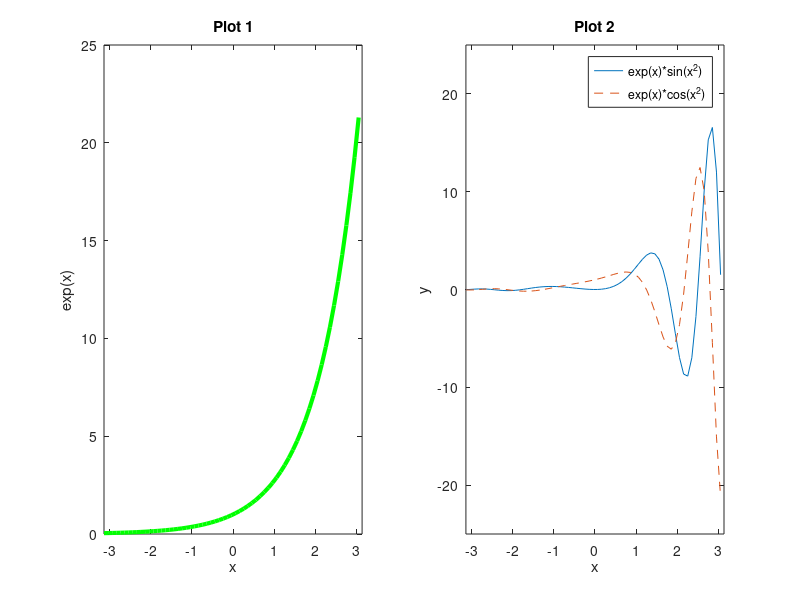

This figure's MATLAB source:
subplot( 1, 2, 1 );
x = -pi : 0.1 : pi ;

plot( x, exp(x), 'g', 'linewidth', 3 )
axis([ -pi pi 0 25 ])
title( 'Plot 1' )
xlabel ( 'x' )
ylabel ( 'exp(x)' )


subplot( 1,2,2 );

plot( x, exp(x).*sin(x.^2) );
axis([ -pi pi -25 25 ])

hold on;              			
plot (x, exp(x).*cos(x.^2), '--' );
title( 'Plot 2' )
xlabel ( 'x' )
ylabel ( 'y' )
legend( 'exp(x)*sin(x^2)', 'exp(x)*cos(x^2)' );
hold off;